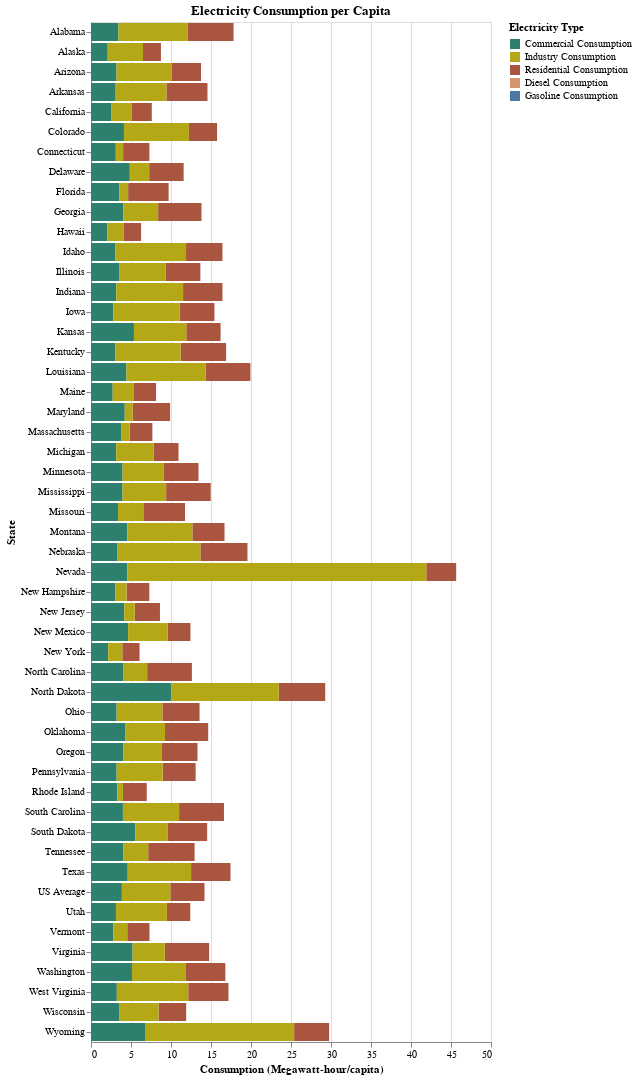

The notebook cell this image was saved under:
### Code cell
#Create stacked bar chart for electricity 

color_scale = alt.Scale(domain=['Commercial Consumption', 'Industry Consumption', 'Residential Consumption',
                               'Diesel Consumption', 'Gasoline Consumption'],
                        range=['#2D806E', '#B4A817', '#AA5540','#D5966D','#4E79A7'])
electricity_chart = alt.Chart(consumption_elec_pop_long,\
                              title="Electricity Consumption per Capita").\
mark_bar().encode(
x=alt.X('Consumption (MWh/capita):Q', axis=alt.Axis(title='Consumption (Megawatt-hour/capita)')),
y=alt.Y('STATE_NAME:N', axis=alt.Axis(title='State')),
color=alt.Color('Electricity Type:N', scale = color_scale),
tooltip=[alt.Tooltip('STATE_NAME:N', title='State'),
         alt.Tooltip('population:Q', title='Population', format=",.0f"),
         alt.Tooltip('total MWh/capita:Q'),
         alt.Tooltip('Residential Consumption (MWh/capita):Q', title='Residential MWh/Capita'),
         alt.Tooltip('Commercial Consumption (MWh/capita):Q', title='Commercial MWh/Capita'), 
         alt.Tooltip('Industry Consumption (MWh/capita):Q', title='Industry MWh/Capita')],
opacity = alt.condition(click, alt.value(1), alt.value(0.2))
).add_selection(click)


electricity_chart

### Figure 1 — Vega-Lite specification as saved in the notebook (floating-point values rounded to 4 significant figures; data arrays with more than 128 entries replaced by an {"elided": "..."} marker saying what was removed)
{"usermeta": {"embedOptions": {"theme": "dark"}}, "config": {"view": {"continuousWidth": 400, "continuousHeight": 300}}, "data": {"name": "data-59f9c215fc29cc06d6f9ba2bcadf7ca6"}, "mark": "bar", "encoding": {"color": {"field": "Electricity Type", "scale": {"domain": ["Commercial Consumption", "Industry Consumption", "Residential Consumption", "Diesel Consumption", "Gasoline Consumption"], "range": ["#2D806E", "#B4A817", "#AA5540", "#D5966D", "#4E79A7"]}, "type": "nominal"}, "opacity": {"condition": {"value": 1, "selection": "selector001"}, "value": 0.2}, "tooltip": [{"field": "STATE_NAME", "title": "State", "type": "nominal"}, {"field": "population", "format": ",.0f", "title": "Population", "type": "quantitative"}, {"field": "total MWh/capita", "type": "quantitative"}, {"field": "Residential Consumption (MWh/capita)", "title": "Residential MWh/Capita", "type": "quantitative"}, {"field": "Commercial Consumption (MWh/capita)", "title": "Commercial MWh/Capita", "type": "quantitative"}, {"field": "Industry Consumption (MWh/capita)", "title": "Industry MWh/Capita", "type": "quantitative"}], "x": {"axis": {"title": "Consumption (Megawatt-hour/capita)"}, "field": "Consumption (MWh/capita)", "type": "quantitative"}, "y": {"axis": {"title": "State"}, "field": "STATE_NAME", "type": "nominal"}}, "selection": {"selector001": {"type": "multi", "fields": ["STATE_NAME"], "toggle": "true"}}, "title": "Electricity Consumption per Capita", "$schema": "https://vega.github.io/schema/vega-lite/v4.17.0.json", "datasets": {"data-59f9c215fc29cc06d6f9ba2bcadf7ca6": {"elided": "153 records"}}}
